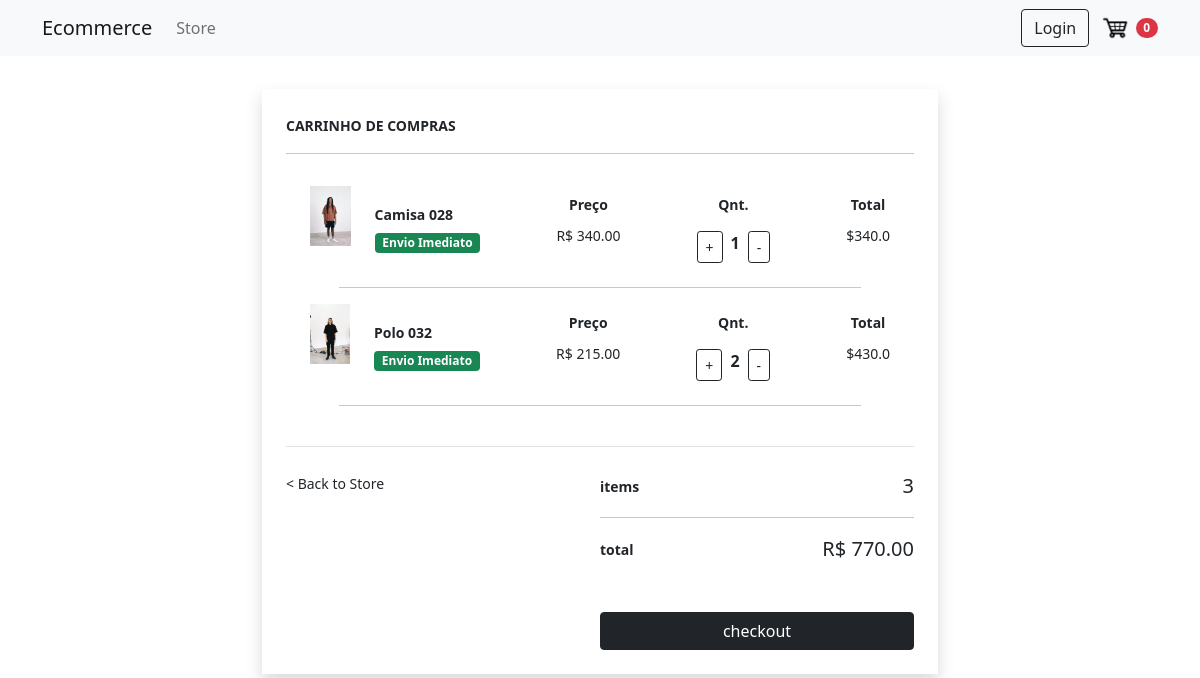
Before: /cart (signed in) with the older database file.
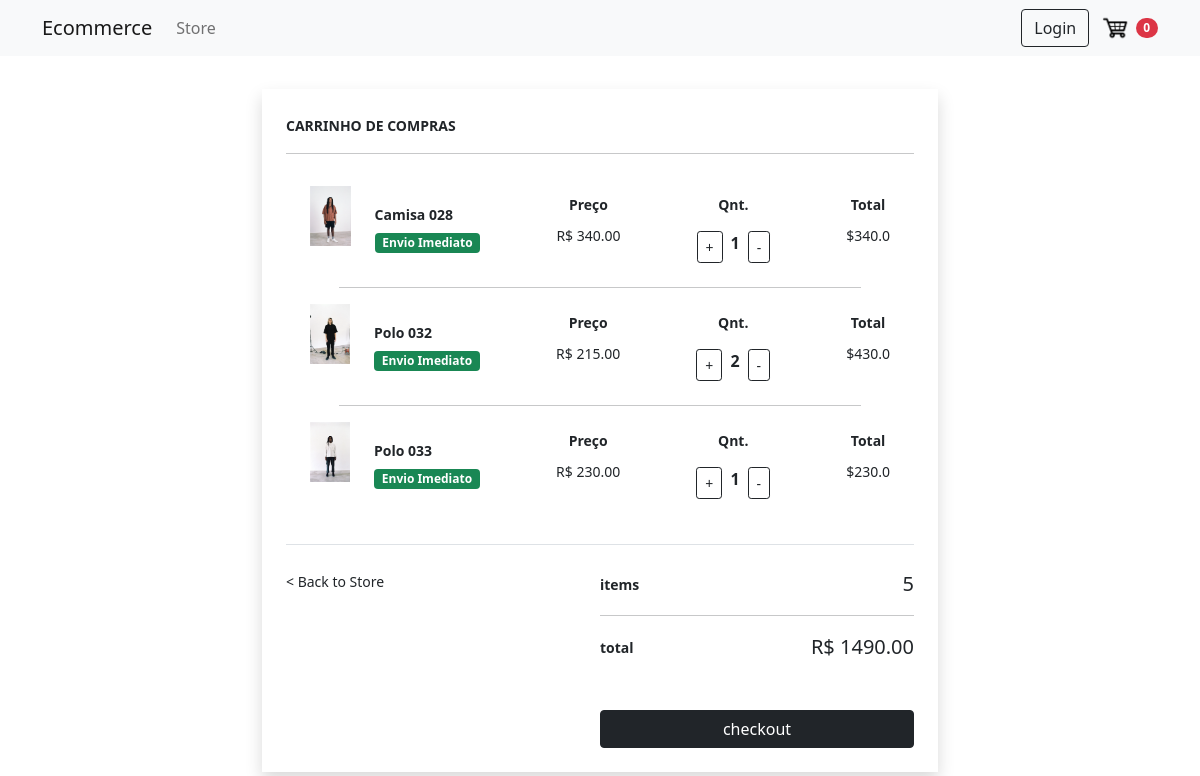
After: the same page with the newer database file.
### store/models.py (models this page shows, shortened)
class OrderItem(models.Model):
    product = models.ForeignKey(Product, on_delete=models.SET_NULL, null=True)
    order = models.ForeignKey(Order, on_delete=models.SET_NULL, null=True)
    quantity = models.IntegerField(default=0, null=True, blank=True)
    created_at = models.DateTimeField(auto_now_add=True)
    @property
    def get_total(self):
        total = self.product.price * self.quantity
        return total

class Product(models.Model):
    product_code = models.CharField(max_length=5, unique=True)
    name = models.CharField(max_length=30, null=False)
    price = models.FloatField()
    image = models.ImageField(null=True, blank=True)
    description = models.TextField(null=True, blank=True, max_length=200)
    @property
    def imageURL(self):
        try:
            url = self.image.url
        except:
            url = ''
        return url

class Order(models.Model):
    customer = models.ForeignKey(Customer, on_delete=models.SET_NULL, blank=True, null=True)
    created_at = models.DateField(auto_now_add=True)
    complete = models.BooleanField(default=False)
    transaction_id = models.CharField(max_length=10, null=True)
    @property
    def get_cart_total(self):
        orderitems = self.orderitem_set.all()
        total = sum([item.get_total for item in orderitems])
        return total
    @property
    def get_cart_items(self):
        orderitems = self.orderitem_set.all()
        total = sum([item.quantity for item in orderitems])
        return total

### store/views.py (the view)
# urls.py: path('cart', views.cart, name='cart'),
def cart(request):
    if request.user.is_authenticated:
        customer = request.user.customer
        order, created = Order.objects.get_or_create(customer=customer, complete=False)
        items = order.orderitem_set.all()
    else:
        items = []
    context = {
        'items': items,
        'order': order
    }
    return render(request, 'store/cart.html', context)

### store/templates/store/cart.html
{% extends 'store/main.html' %}
{% block content %}
<div class="container mt-4" style="min-width: 420px; max-width: 700px;">
  <div class="mx-auto px-4 py-4 shadow">
    <small class="fw-bold">CARRINHO DE COMPRAS</small>
    <hr>
    <div class="px-4" style="max-height: 350px; overflow: auto;">
    {% for item in items %}
      <div class="d-flex w-100 my-3 justify-content-between">
        <div class="d-flex">
          <img src="{{ item.product.imageURL }}" alt="" style="height: 60px;">
          <div class="ms-4 align-items-center my-auto">
            <small class="d-block fw-bold mb-1">{{item.product.name}}</small>
            <span class="badge bg-success">Envio Imediato</span>
          </div>
        </div>
        <div class="text-center">
          <small class="d-block my-2 fw-bold">Preço</small>
          <small>R$ {{item.product.price|floatformat:2}}</small>
        </div>
        <div class="text-center">
          <small class="d-block my-2 fw-bold">Qnt.</small>
          <div class="d-flex my-auto">
            <button data-product={{item.product.id}} data-action="add" class="btn btn-sm btn-outline-dark my-2 update-cart">+</button>
            <p class="pt-2 mx-2 fw-bold">{{item.quantity}}</p>
            <button class="btn btn-sm btn-outline-dark my-2">-</button>
          </div>
        </div>
        <div class="text-center">
          <small class="d-block my-2 fw-bold">Total</small>
          <small>${{item.get_total}}</small>
        </div>
      </div>
      <hr class="mx-auto" style="width: 90%;">
    {% endfor %}
    </div>
    <div class="d-flex w-100 border-top mt-4 pt-4">
      <a class="w-100 text-reset" href="{% url 'store' %}">
        <small>< Back to Store</small>
      </a>
      <div class="w-100">
        <div class="d-flex w-100 justify-content-between">
          <small class="fw-bold my-auto">items</small>
          <small class="fs-5">{{order.get_cart_items}}</small>
        </div>
        <hr>
        <div class="d-flex justify-content-between">
          <small class="fw-bold my-auto">total</small>
          <small class="fs-5">R$ {{order.get_cart_total|floatformat:2}}</small>
        </div>
        <a href="{% url 'checkout' %}">
          <button class="btn btn-dark w-100 mt-5">checkout</button>
        </a>
      </div>
    </div>
  </div>
</div>
{% endblock content %}

Changed rows visible on the page:
added OrderItem: product.imageURL (picture), product.name "Polo 033", product.price "230.00", quantity "1", get_total "230.0"
computed for Order: get_cart_items "3" → "5"; get_cart_total "770.00" → "1490.00"
